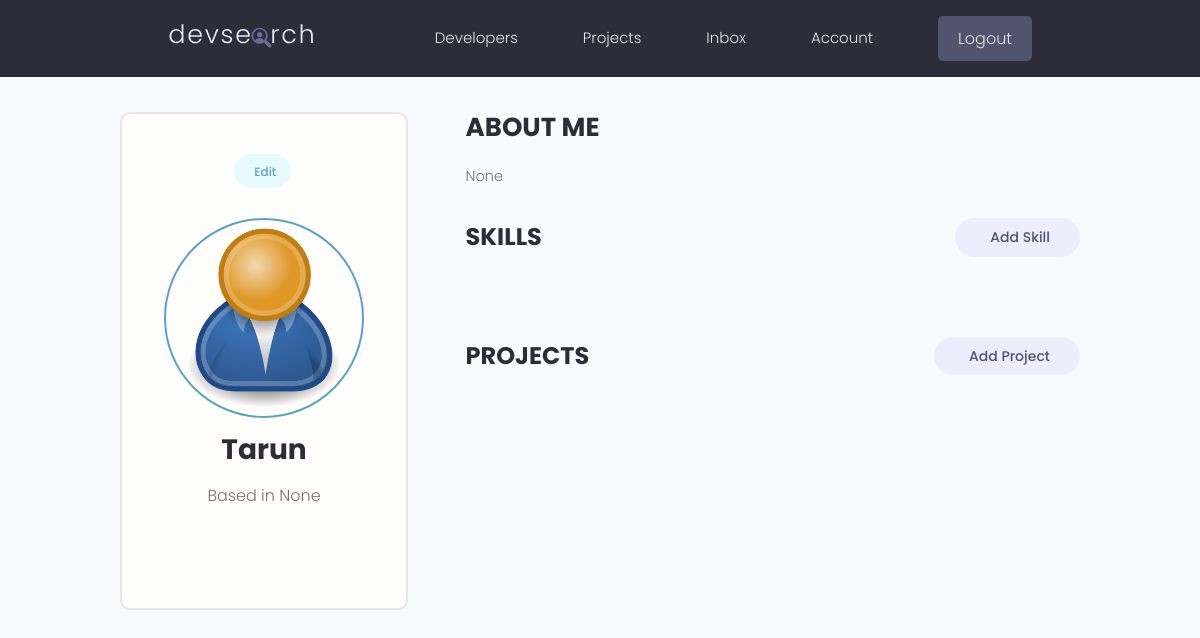
Page /account/ (signed in) on the earlier database version.
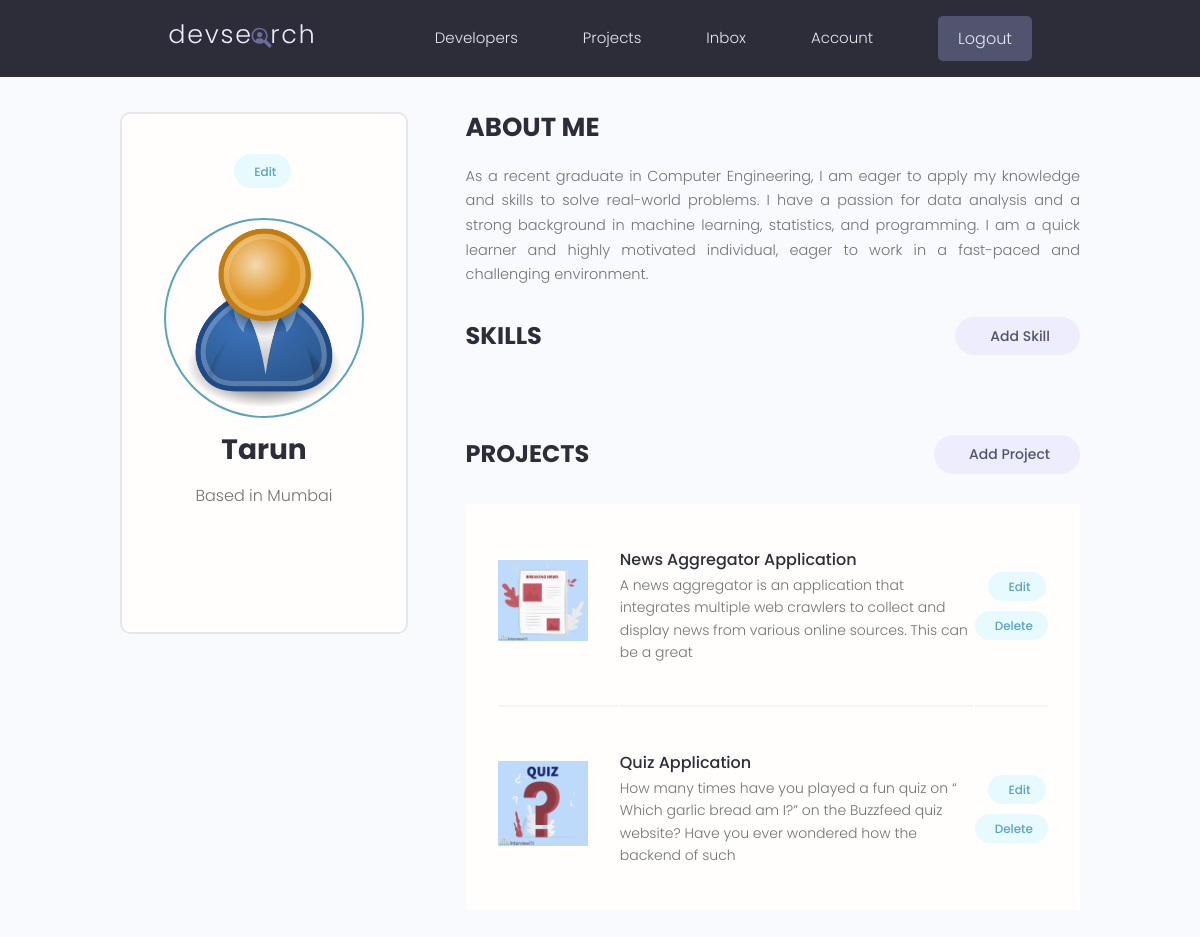
Same page on the later database version.
### users/models.py (models this page shows, shortened)
class Profile(models.Model):
    user = models.OneToOneField(
        User, on_delete=models.CASCADE, null=True, blank=True)
    name = models.CharField(max_length=200, blank=True, null=True)
    email = models.EmailField(max_length=500, blank=True, null=True)
    username = models.CharField(max_length=200, blank=True, null=True)
    location = models.CharField(max_length=200, blank=True, null=True)
    short_intro = models.CharField(max_length=200, blank=True, null=True)
    bio = models.TextField(blank=True, null=True)
    profile_image = models.ImageField(
        null=True, blank=True, upload_to='profiles/', default="profiles/user-default.png")
    social_github = models.CharField(max_length=200, blank=True, null=True)
    social_twitter = models.CharField(max_length=200, blank=True, null=True)
    social_linkedin = models.CharField(max_length=200, blank=True, null=True)
    social_youtube = models.CharField(max_length=200, blank=True, null=True)
    social_website = models.CharField(max_length=200, blank=True, null=True)
    created = models.DateTimeField(auto_now_add=True)
    id = models.UUIDField(default=uuid.uuid4, unique=True,
                          primary_key=True, editable=False)
    class Meta:
        ordering = ['created']
    @property
    def imageURL(self):
        try:
            url = self.profile_image.url
        except:
            url = ''
        return url

### projects/models.py (models this page shows, shortened)
class Project(models.Model):
    owner = models.ForeignKey(
        Profile, null=True, blank=True, on_delete=models.CASCADE)
    title = models.CharField(max_length=200)
    description = models.TextField(null=True, blank=True)
    featured_image = models.ImageField(
        null=True, blank=True, default="default.jpg")
    demo_link = models.CharField(max_length=2000, null=True, blank=True)
    source_link = models.CharField(max_length=2000, null=True, blank=True)
    tags = models.ManyToManyField('Tag', blank=True)
    vote_total = models.IntegerField(default=0, null=True, blank=True)
    vote_ratio = models.IntegerField(default=0, null=True, blank=True)
    created = models.DateTimeField(auto_now_add=True)
    id = models.UUIDField(default=uuid.uuid4, unique=True,
                          primary_key=True, editable=False)
    class Meta:
        ordering = ['-vote_ratio', '-vote_total', 'title']
    @property
    def imageURL(self):
        try:
            url = self.featured_image.url
        except:
            url = ''
        return url

### users/views.py (the view)
# urls.py: path('account/', views.userAccount, name="account"),
@login_required(login_url='login')
def userAccount(request):
    profile = request.user.profile
    skills = profile.skill_set.all()
    projects = profile.project_set.all()
    context = {'profile': profile, 'skills': skills, 'projects': projects}
    return render(request, 'users/account.html', context)

### users/templates/users/account.html (shortened to what this page needs)
{% extends 'main.html' %}
{% block content %}
<main class="settingsPage profile my-md">
  <div class="container">
    <div class="layout">
      <div class="column column--1of3">
        <div class="card text-center">
          <div class="card__body dev">
            <a class="tag tag--pill tag--main settings__btn" href="{% url 'edit-account' %}">
              Edit</a>
            <img class="avatar avatar--xl dev__avatar" src="{{profile.imageURL}}" />
            <h2 class="dev__name">{{profile.name}}</h2>
            <p class="dev__location">Based in {{profile.location}}</p>
            <ul class="dev__social">
            </ul>
          </div>
        </div>
      </div>
      <div class="column column--2of3">
        <div class="devInfo">
          <h3 class="devInfo__title">About Me</h3>
          <p class="devInfo__about">{{profile.bio}}</p>
        </div>
        <div class="settings">
          <h3 class="settings__title">Skills</h3>
          <a class="tag tag--pill tag--sub settings__btn tag--lg" href="{% url 'create-skill' %}"> Add Skill</a>
        </div>
        <div class="settings">
          <h3 class="settings__title">Projects</h3>
          <a class="tag tag--pill tag--sub settings__btn tag--lg" href="{% url 'create-project' %}"> Add Project</a>
        </div>
        <table class="settings__table">
          {% for project in projects %}
          <tr>
            <td class="settings__thumbnail">
              <a href="{% url 'project' project.id %}"><img src="{{project.imageURL}}" alt="Project Thumbnail" /></a>
            </td>
            <td class="settings__tableInfo">
              <a href="{% url 'project' project.id %}">{{project.title}}</a>
              <p>{{project.description|slice:"150"}}</p>
            </td>
            <td class="settings__tableActions">
              <a class="tag tag--pill tag--main settings__btn" href="{% url 'update-project' project.id %}"> Edit</a>
              <a class="tag tag--pill tag--main settings__btn"
                href="{% url 'delete-project'  project.id %}?next=/account">
                Delete</a>
            </td>
          </tr>
          {% endfor %}
        </table>
      </div>
    </div>
  </div>
</main>
{% endblock %}

Differences in the rows shown:
changed Profile "Tarun": location "None" → "Mumbai"; bio "None" → "As a recent graduate in Computer Engineering, I am eager to apply my knowledge and skills to solve real-world problems. I have a passion for data analysis and a strong background in machine learning, statistics, and programming. I am a quick learner and highly motivated individual, eager to work in a fast-paced and challenging environment."
added Project: imageURL (picture), title "News Aggregator Application", description "A news aggregator is an application that integrates multiple web crawlers to collect and display news from various online sources. This can be a great"
added Project: imageURL (picture), title "Quiz Application", description "How many times have you played a fun quiz on “ Which garlic bread am I?” on the Buzzfeed quiz website? Have you ever wondered how the backend of such"
